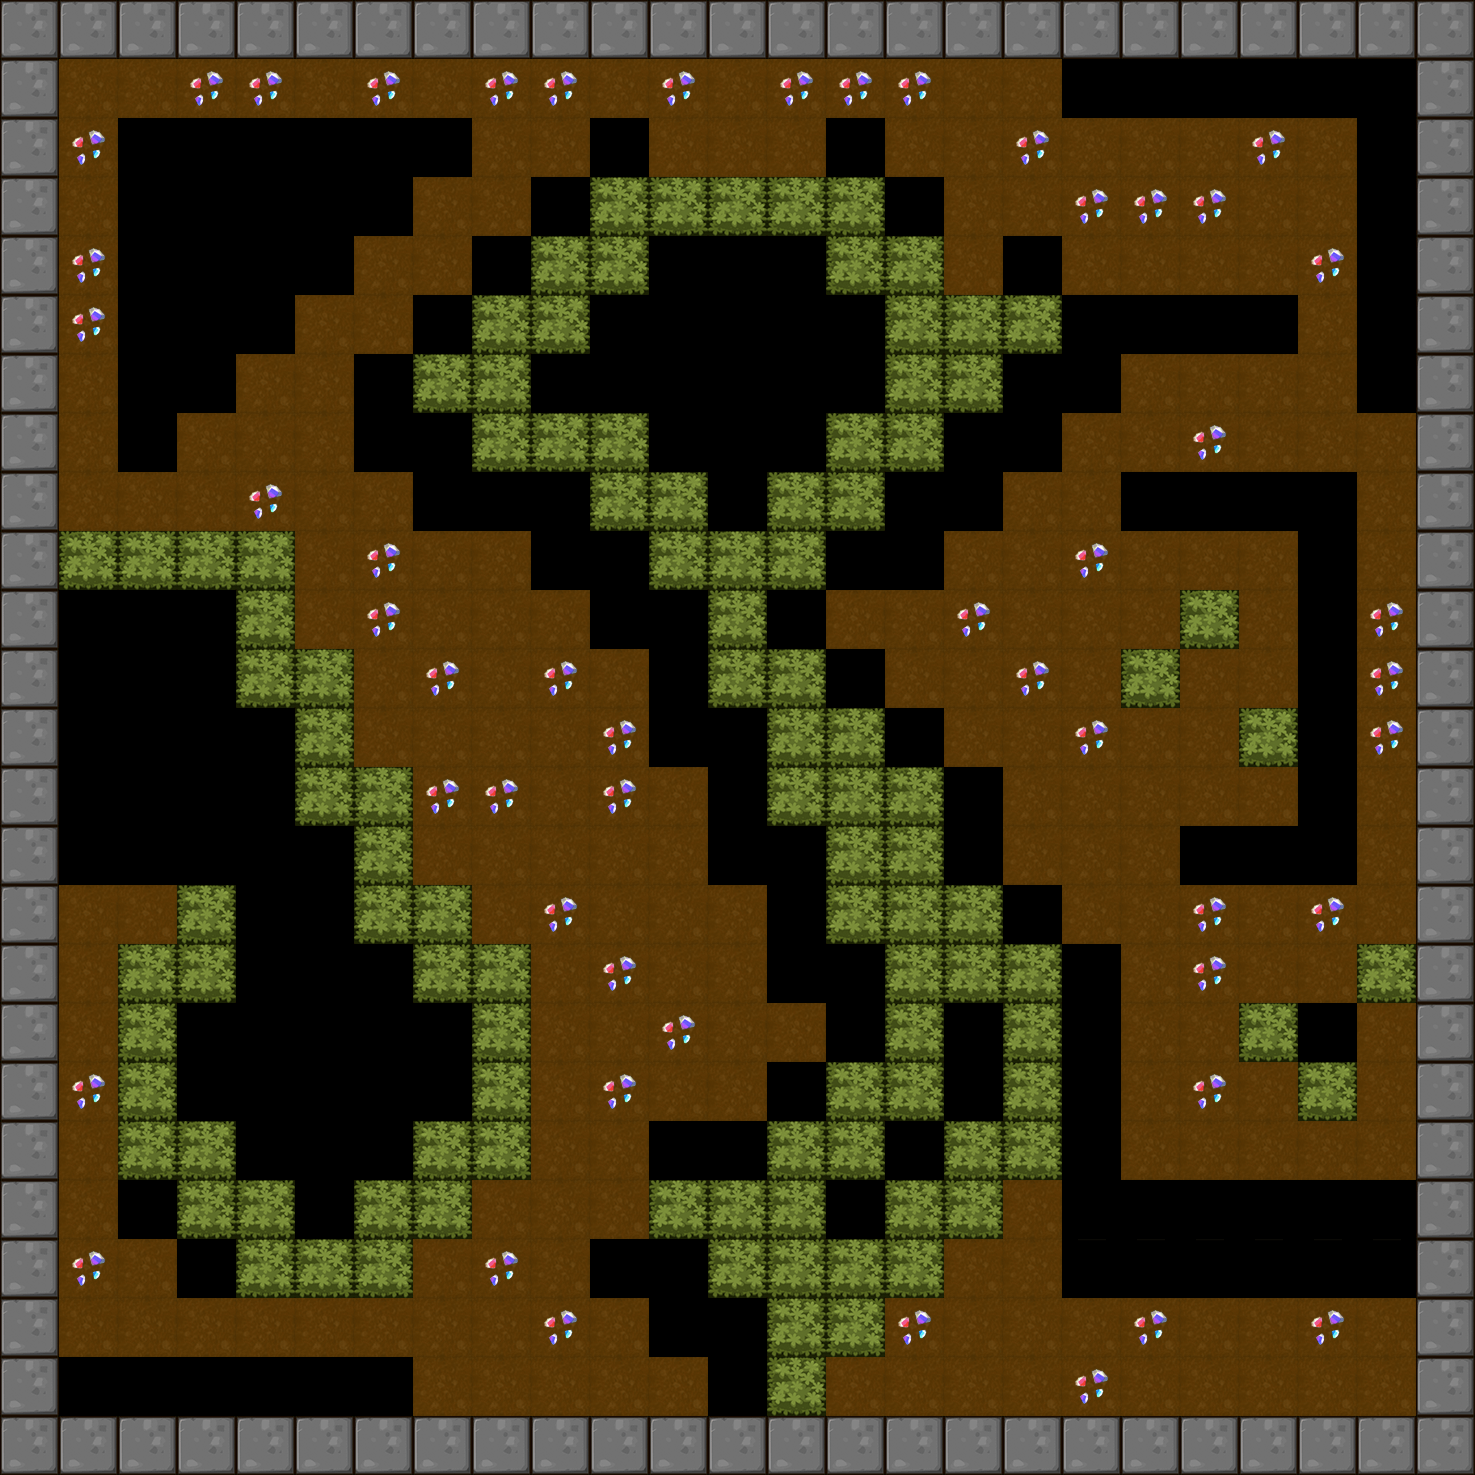

This is a level from a 2D game, rendered from its Tiled map with the project's own tilesets. A one-line summary and the map file follow, with tile-layer data summarised:
An orthogonal 25x25 tile map with 59x59 px tiles, 1 tile layer (BackGround) and 15 objects (10x Shipper, 3x Roller, Player, Tracker).

<map version="1.0" orientation="orthogonal" renderorder="right-down" width="25" height="25" tilewidth="59" tileheight="59">
 <tileset firstgid="1" name="itemmap" tilewidth="59" tileheight="59">
  <image source="tileset2.png" trans="ff00ff" width="354" height="354" />
 </tileset>
 <layer name="BackGround" width="25" height="25">
  <data>[625 cells, 481 non-empty, 8 distinct tile ids]</data>
 </layer>
 <objectgroup name="RobotCharacter">
  <object name="Player" x="718.948" y="355.656" width="40" height="40" />
 </objectgroup>
 <objectgroup name="EnemyCharacter">
  <object name="Shipper" type="Shipper" x="770.739" y="249.127" width="40" height="40" />
  <object name="Shipper" type="Shipper" x="715.675" y="1309.34" width="40" height="40" />
  <object name="Roller" type="Roller" x="1067.26" y="1074.45" width="40" height="40" />
  <object name="Shipper" type="Shipper" x="1014.33" y="362.207" width="40" height="40" />
  <object name="Shipper" type="Shipper" x="364.366" y="362.207" width="40" height="40" />
  <object name="Shipper" type="Shipper" x="187.299" y="1012.17" width="40" height="40" />
  <object name="Shipper" type="Shipper" x="68.5338" y="606.215" width="40" height="40" />
  <object name="Shipper" type="Shipper" x="420.51" y="1012.17" width="40" height="40" />
  <object name="Shipper" type="Shipper" x="297.426" y="837.266" width="40" height="40" />
  <object name="Tracker" type="Tracker" x="1245.39" y="832.948" width="40" height="40" />
  <object name="Shipper" type="Shipper" x="1124.46" y="66.3744" width="40" height="40" />
  <object name="Roller" type="Roller" x="246.92" y="127.518" width="40" height="40" />
  <object name="Roller" type="Roller" x="124.677" y="364.366" width="40" height="40" />
  <object name="Shipper" type="Shipper" x="776.804" y="951.712" width="40" height="40" />
 </objectgroup>
</map>
